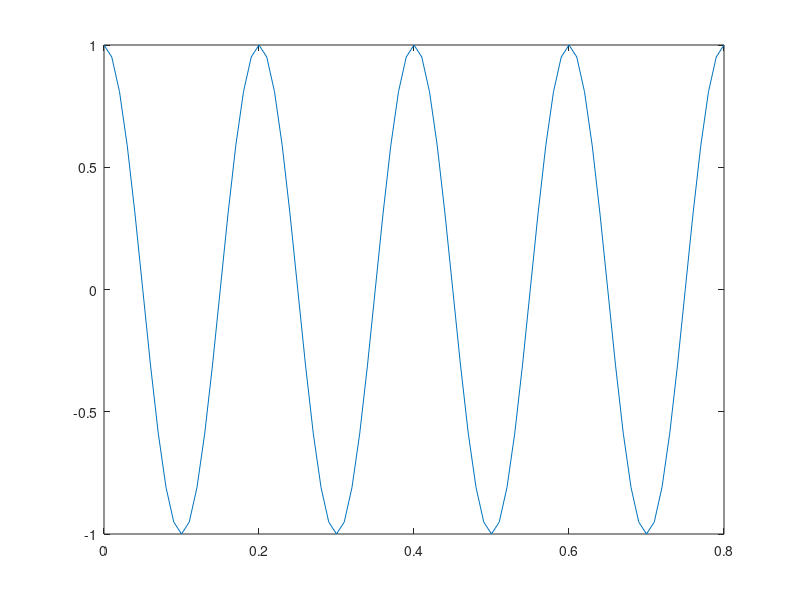

MATLAB code for this plot:
f0 = (10*pi) / (2*pi);
T = 1/f0;
Ta = 0.01;
t = 0:Ta:T*4;
y = sin(2*pi*f0*t + pi/2); %sin(2*pi*f0*t)

plot(t,y)

fprintf('Freq: %f \nT: %f \nTa: %f\n', f0, T, Ta);
